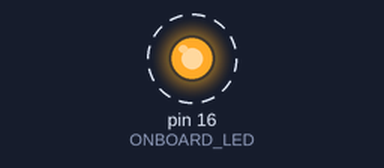
Simulated run of this sketch. Board: Arduino Uno, built with avr-gcc and run on an emulated ATmega328P. Shown: output pins drawn as LEDs (lit = HIGH). Dashed ring = blinking. What the sketch prints to the serial monitor is not drawn.

Above: at 0.5 s.
Timing chart, 0 to 4.6 s (numbered marks = the images above):
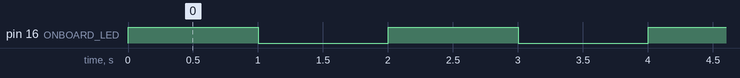

The sketch:

Blink_Onboard_LED.ino
```cpp
#define ONBOARD_LED 16

void setup() {
  Serial.begin(115200);
  pinMode(ONBOARD_LED, OUTPUT);
}

void loop() {
  digitalWrite(ONBOARD_LED, HIGH);
  Serial.println("LED on");
  delay(1000);
  digitalWrite(ONBOARD_LED, LOW);
  Serial.println("LED off");
  delay(1000);
}
```

Measured:
- by itself, pin 16 (ONBOARD_LED): alternates HIGH for 1.0 s and LOW for 1.0 s
